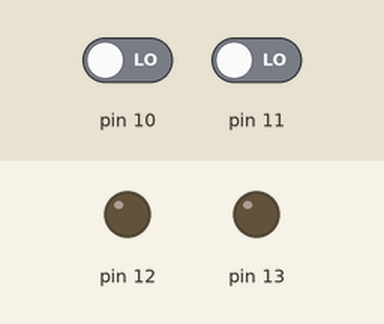
This sketch was run on a simulated Arduino Uno, built with avr-gcc and run on an emulated ATmega328P. On the bench: output pins drawn as LEDs (lit = HIGH). The test bench sets the inputs (shaded band); at power-on: pin 10 LOW, pin 11 LOW.

Above: at 1.2 s.
1.3 s: pin 10 driven HIGH
At 2.4 s:
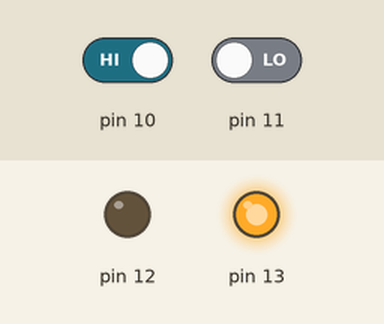
2.8 s: pin 11 driven HIGH
At 3.5 s:
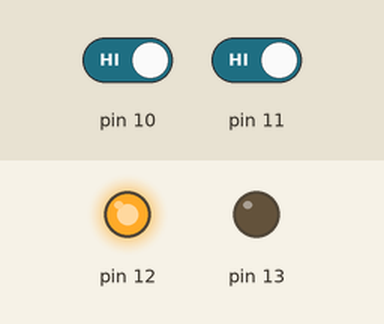
4.3 s: pin 11 driven LOW
At 4.7 s:
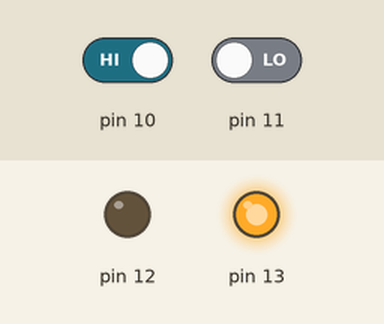
5.8 s: pin 10 driven LOW
At 7.0 s:
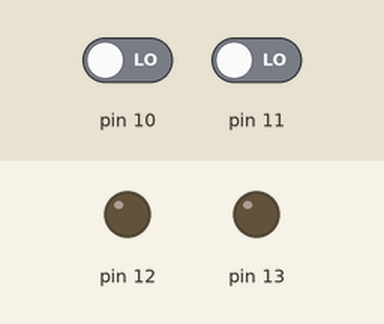
Timing chart, 0 to 8.3 s (numbered marks = the images above; inputs shaded):
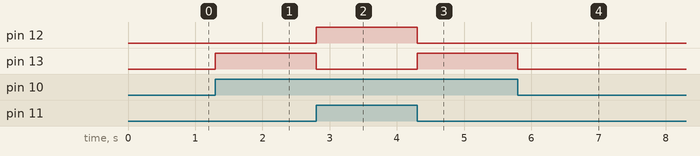

The sketch:

halfAdder.ino
```cpp
void setup() {
  // put your setup code here, to run once:
  pinMode(13, OUTPUT);
  pinMode(12, OUTPUT);
  pinMode(11, INPUT);
  pinMode(10, INPUT);

}

void loop() {
  // put your main code here, to run repeatedly:
  byte A,B;
  A=digitalRead(11);
  B=digitalRead(10);

  digitalWrite(13, A^B);
  digitalWrite(12, A&B);

}
```

Measured:
- after the input at 1.3 s, pin 13: LOW → HIGH at once
- after the input at 2.8 s, pin 12: LOW → HIGH at once; pin 13: HIGH → LOW at once
- after the input at 4.3 s, pin 12: HIGH → LOW at once; pin 13: LOW → HIGH at once
- after the input at 5.8 s, pin 13: HIGH → LOW at once
